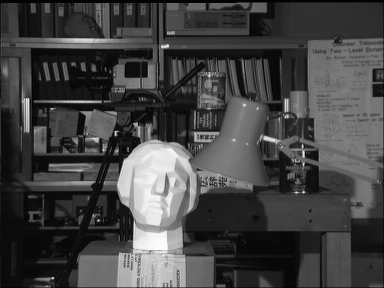
#> input picture data/tsukuba_g.png, 384 x 288 px
$ jupyter execute --allow-errors '4.10.2 直方图-2：直方图均衡.ipynb'
#> lines starting #> are read from the running program, lines starting #| are printed output that depends on the picture
# 直方图-2：直方图均衡

### 目标

在本节中,
- 我们将学习直方图均衡化的概念,并利用它来提高图像的对比度。

### 理论

考虑这样一个图像，它的像素值仅局限于某个特定的值范围。例如，较亮的图像将把所有像素限制在高值上。但是一幅好的图像会有来自图像所有区域的像素。因此，您需要将这个直方图拉伸到两端(如下图所示，来自wikipedia)，这就是直方图均衡化的作用(简单来说)。这通常会提高图像的对比度。

我建议您阅读直方图均衡化上的Wikipedia页面，以获取有关它的更多详细信息。它很好地解释了示例，使您在阅读完之后几乎可以理解所有内容。相反，在这里我们将看到其Numpy实现。之后，我们将看到OpenCV功能。

[cell 1]
import numpy as np
import cv2 as cv
from matplotlib import pyplot as plt

img = cv.imread('data/wiki.jpg',0)
#> (the rest of this cell did not finish here and is left out)

你可以看到直方图位于较亮的区域。我们需要全频谱。为此，我们需要一个转换函数，将亮区域的输入像素映射到整个区域的输出像素。这就是直方图均衡化的作用。

现在我们找到最小的直方图值(不包括0)，并应用wiki页面中给出的直方图均衡化方程。但我在这里用过，来自Numpy的掩码数组概念数组。对于掩码数组，所有操作都在非掩码元素上执行。您可以从Numpy文档中了解更多关于掩码数组的信息。

#> (a cell that did not finish here is left out)

现在我们有了查找表，该表为我们提供了有关每个输入像素值的输出像素值是什么的信息。因此，我们仅应用变换。

#> (a cell that did not finish here is left out)

现在，我们像以前一样计算其直方图和cdf（您这样做），结果如下所示：

#> (a cell that did not finish here is left out)

另一个重要的特征是，即使图像是一个较暗的图像(而不是我们使用的一个较亮的图像)，经过均衡后，我们将得到几乎相同的图像。因此，这是作为一个“参考工具”，使所有的图像具有相同的照明条件。这在很多情况下都很有用。例如，在人脸识别中，在对人脸数据进行训练之前，对人脸图像进行直方图均衡化处理，使其具有相同的光照条件。

### OpenCV中的直方图均衡

OpenCV具有执行此操作的功能cv.equalizeHist（）。它的输入只是灰度图像，输出是我们的直方图均衡图像。 下面是一个简单的代码片段，显示了它与我们使用的同一图像的用法：

[cell 5]
img = cv.imread('data/wiki.jpg',0)
equ = cv.equalizeHist(img)
res = np.hstack((img,equ)) #stacking images side-by-side
cv.imwrite('output/res.png',res)

plt.figure(figsize=(16, 8))
#> (the rest of this cell did not finish here and is left out)

因此，现在您可以在不同的光照条件下拍摄不同的图像，对其进行均衡并检查结果。

当图像的直方图限制在特定区域时，直方图均衡化效果很好。在直方图覆盖较大区域（即同时存在亮像素和暗像素）的强度变化较大的地方，效果不好。请检查其他资源中的SOF链接。

### CLAHE（对比度受限的自适应直方图均衡）

我们刚刚看到的第一个直方图均衡化考虑了图像的整体对比度。在许多情况下，这不是一个好主意。例如，下图显示了输入图像及其在全局直方图均衡后的结果。

直方图均衡后，背景对比度确实得到了改善。但是在两个图像中比较雕像的脸。由于亮度过高，我们在那里丢失了大多数信息。这是因为它的直方图不像我们在前面的案例中所看到的那样局限于特定区域（尝试绘制输入图像的直方图，您将获得更多的直觉）。

因此，为了解决这个问题，使用了**自适应直方图均衡**。在这种情况下，图像被分成称为“tiles”的小块（在OpenCV中，tileSize默认为`8x8`）。然后，像往常一样对这些块中的每一个进行直方图均衡。因此，在较小的区域中，直方图将限制在一个较小的区域中（除非存在噪声）。如果有噪音，它将被放大。为了避免这种情况，应用了对比度限制。如果任何直方图bin超出指定的对比度限制（在OpenCV中默认为40），则在应用直方图均衡之前，将这些像素裁剪并均匀地分布到其他bin。均衡后，要消除图块边界中的伪影，请应用双线性插值。

下面的代码片段显示了如何在OpenCV中应用CLAHE：

[cell 6]
import numpy as np
import cv2 as cv

img = cv.imread('data/tsukuba_g.png',0)
#> img is the input picture: shape (288, 384); min 0, max 252, mean 67.6

# create a CLAHE object (Arguments are optional).
clahe = cv.createCLAHE(clipLimit=2.0, tileGridSize=(8,8))
cl1 = clahe.apply(img)
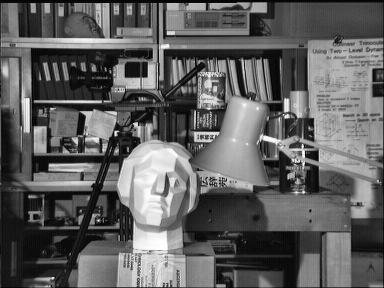
#> cl1: shape (288, 384); min 1, max 255, mean 95.9
cv.imwrite('output/clahe_2.jpg',cl1)

res = np.hstack((img,cl1)) #stacking images side-by-side
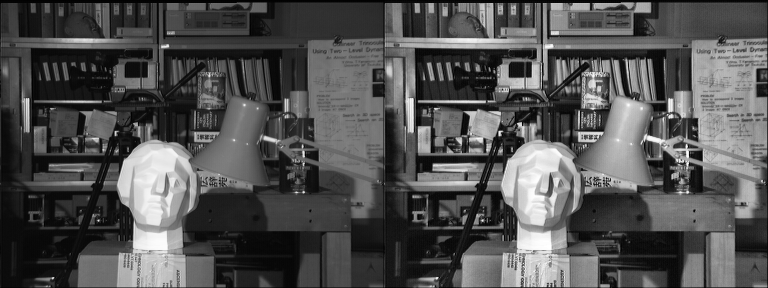
#> res: shape (288, 768); min 0, max 255, mean 81.8

plt.figure(figsize=(16, 8))
plt.imshow(res,'gray')
plt.title('side by side')

plt.show()
